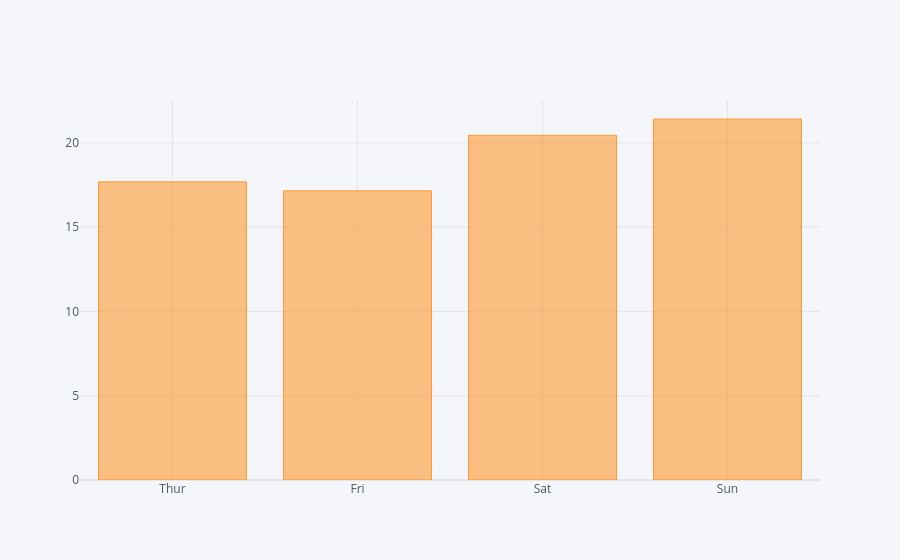

This figure's notebook cell:
### Code cell
tips.groupby('day')['total_bill'].mean().iplot(kind='bar')

### Figure 1 — Plotly figure (JSON) as saved in the notebook; plotly's stock layout.template omitted (floating-point values rounded to 4 significant figures)
{"data": [{"marker": {"color": "rgba(255, 153, 51, 0.6)", "line": {"color": "rgba(255, 153, 51, 1.0)", "width": 1}}, "name": "total_bill", "orientation": "v", "text": "", "type": "bar", "x": ["Thur", "Fri", "Sat", "Sun"], "y": [17.68, 17.15, 20.44, 21.41]}], "layout": {"legend": {"bgcolor": "#F5F6F9", "font": {"color": "#4D5663"}}, "paper_bgcolor": "#F5F6F9", "plot_bgcolor": "#F5F6F9", "title": {"font": {"color": "#4D5663"}}, "xaxis": {"gridcolor": "#E1E5ED", "showgrid": true, "tickfont": {"color": "#4D5663"}, "title": {"font": {"color": "#4D5663"}, "text": ""}, "zerolinecolor": "#E1E5ED"}, "yaxis": {"gridcolor": "#E1E5ED", "showgrid": true, "tickfont": {"color": "#4D5663"}, "title": {"font": {"color": "#4D5663"}, "text": ""}, "zerolinecolor": "#E1E5ED"}}}
